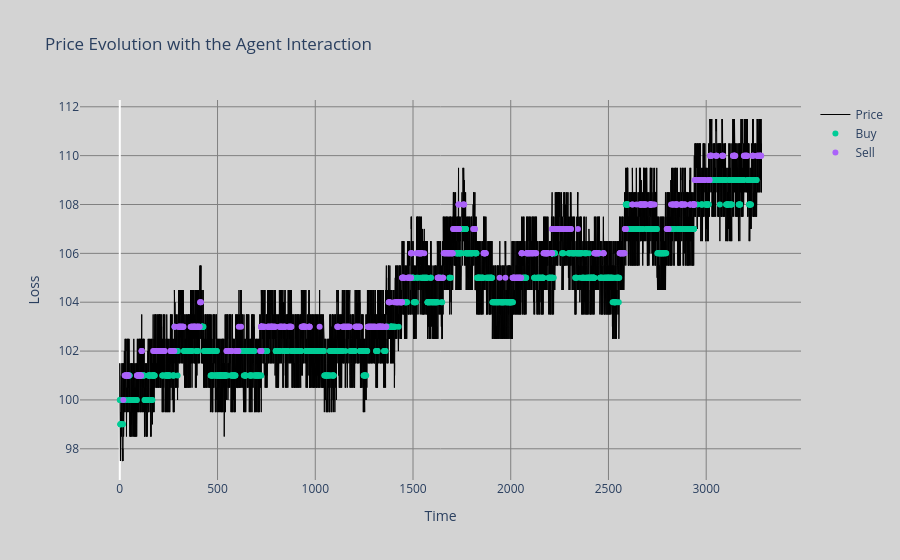
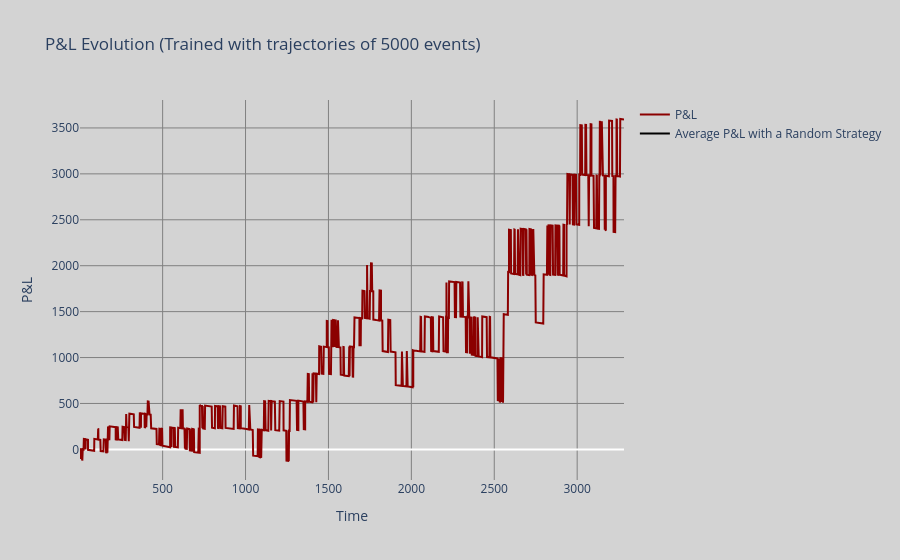

Notebook cell for these charts, in order:
### Markdown cell above
We then test our agent in a random simulation of NB_EVENT_SIM events.

### Code cell
NB_EVENT_SIM = 100000

agent.test(NB_EVENT_SIM, frequency_action = FREQUENCY_ACTION)
print(agent.agent.position)
print(agent.agent.cash)

### Figure 1 — Plotly figure (JSON) as saved in the notebook; plotly's stock layout.template omitted (floating-point values rounded to 4 significant figures; data arrays with more than 128 entries replaced by an {"elided": "..."} marker saying what was removed)
{"data": [{"line": {"color": "black", "width": 1}, "mode": "lines", "name": "Price", "type": "scatter", "x": {"elided": "100050 float values"}, "y": {"elided": "100050 float values"}}, {"mode": "markers", "name": "Do Nothing", "type": "scatter", "x": [], "y": []}, {"mode": "markers", "name": "Buy", "type": "scatter", "x": {"elided": "1258 float values"}, "y": {"elided": "1258 int values"}}, {"mode": "markers", "name": "Sell", "type": "scatter", "x": {"elided": "743 float values"}, "y": {"elided": "743 int values"}}], "layout": {"paper_bgcolor": "#D3D3D3", "plot_bgcolor": "#D3D3D3", "title": {"text": "Price Evolution with the Agent Interaction"}, "xaxis": {"gridcolor": "#808080", "showgrid": true, "title": {"text": "Time"}}, "yaxis": {"gridcolor": "#808080", "showgrid": true, "title": {"text": "Loss"}}}}

### Figure 2 — Plotly figure (JSON) as saved in the notebook; plotly's stock layout.template omitted (floating-point values rounded to 4 significant figures; data arrays with more than 128 entries replaced by an {"elided": "..."} marker saying what was removed)
{"data": [{"line": {"color": "darkred", "width": 2}, "mode": "lines", "name": "P&L", "type": "scatter", "x": {"elided": "2001 float values"}, "y": {"elided": "2001 float values"}}, {"line": {"color": "black", "width": 2}, "mode": "lines", "name": "Average P&L with a Random Strategy", "type": "scatter", "x": {"elided": "2001 float values"}, "y": {"elided": "2001 null values"}}], "layout": {"paper_bgcolor": "#D3D3D3", "plot_bgcolor": "#D3D3D3", "title": {"text": "P&L Evolution (Trained with trajectories of 5000 events)"}, "xaxis": {"gridcolor": "#808080", "showgrid": true, "title": {"text": "Time"}}, "yaxis": {"gridcolor": "#808080", "showgrid": true, "title": {"text": "P&L"}}}}
